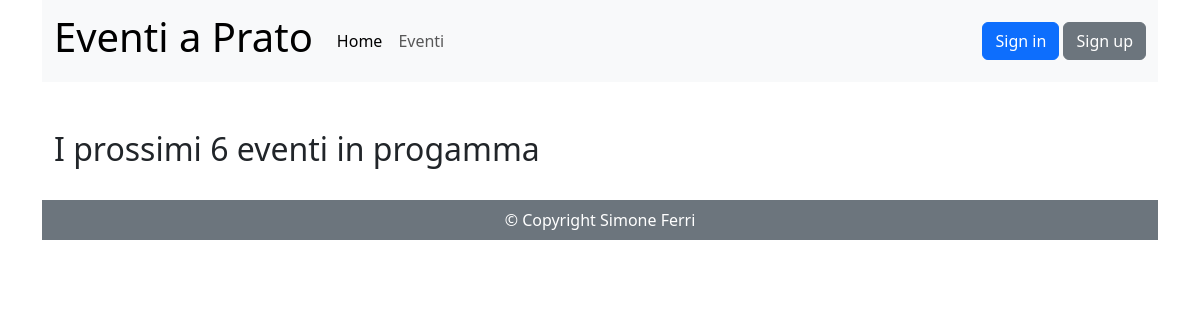
Before: / with the older database file.
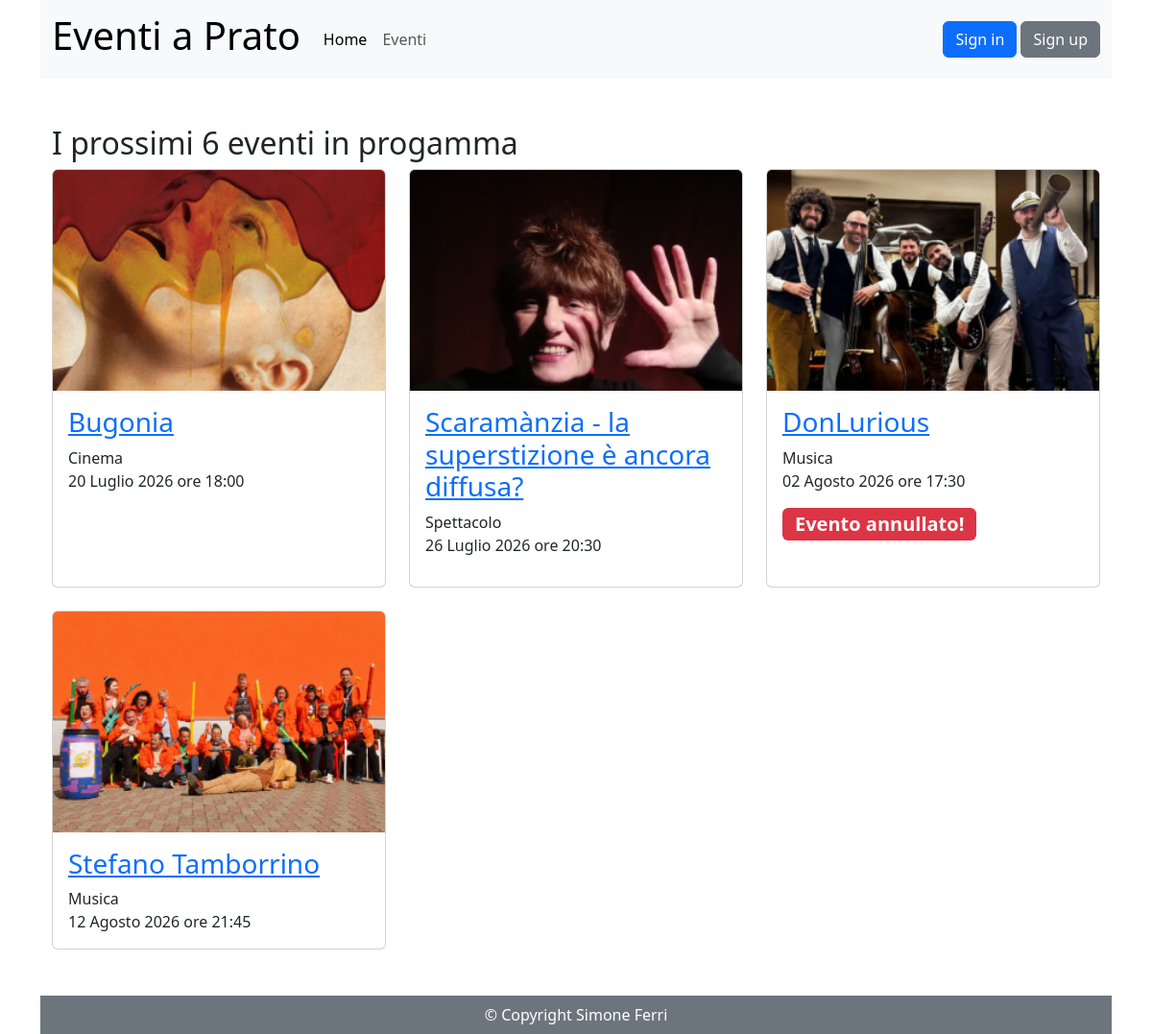
After: the same page with the newer database file.
### eventi_gestione/models.py (models this page shows, shortened)
class Eventi(models.Model):
    nome_evento = models.CharField(max_length=100)
    descrizione_evento = models.TextField()
    tipo_evento = models.ForeignKey(Tipologia,on_delete=models.CASCADE)
    luogo_evento = models.CharField(max_length=100)
    data_ora_evento = models.DateTimeField()
    immagine_evento = models.ImageField(upload_to='eventi/', blank=True, null=True)
    posti_prenotabili = models.PositiveIntegerField(null=True, blank=True)
    pubblicato = models.BooleanField(default=False, blank=True, null=True)
    annullato = models.BooleanField(default=False,blank=True, null=True)
    creatore = models.ForeignKey(CustomUser, on_delete=models.CASCADE, related_name='eventi_creati', limit_choices_to={'groups__name': 'redattori'})

class Tipologia(models.Model):
    nome_tipo = models.CharField(max_length=100)
    creatore = models.ForeignKey(CustomUser, on_delete=models.CASCADE, related_name='tipologie_create')
    def __str__(self):
        return self.nome_tipo

### eventi_pagine/views.py (the view, shortened to what this page needs)
# urls.py: path("", HomePageView.as_view(), name="home"),
class HomePageView(TemplateView):
    template_name = "home.html"
    def get_context_data(self, **kwargs):
        ora_attuale = timezone.now()
        context = super().get_context_data(**kwargs)
        context['eventi_prossimi'] = Eventi.objects.filter(data_ora_evento__gte=ora_attuale, pubblicato=True).order_by('data_ora_evento')[:6]
        return context

### eventi_pagine/templatetags/auth_extras.py (called while the page is built)
@register.filter(name='has_group')
def has_group(user, group_name):
    return user.groups.filter(name=group_name).exists()

### templates/home.html (shortened to what this page needs)
{% extends "base.html" %}
{% load auth_extras %}
{% block content %}
    <h2 class="mt-5">I prossimi 6 eventi in progamma</h2>
    <div class="row row-cols-1 row-cols-md-3 g-4">
    {% for evento in eventi_prossimi %}
        <div class="col">
            <div class="card h-100">
                {% if evento.immagine_evento %}
                    <img src="{{ evento.immagine_evento.url }}" class="card-img-top" alt="">
                {% endif %}
                <div class="card-body">
                    <h3 class="card-title" class="h5"><a href="{% url 'evento' evento.id %}">{{ evento.nome_evento }}</a></h3>
                    <p class="card-text">
                        {{ evento.tipo_evento}}<br>
                        {{ evento.data_ora_evento|date:"d F Y \o\r\e H:i" }}
                        {% if evento.annullato %}
                            <p class="badge bg-danger fs-5">Evento annullato!</p>
                        {% endif %}
                    </p>
                </div>
            </div>
        </div>
    {% endfor %}
</div>
{% endblock content %}

Changed rows visible on the page:
now on this page (row edited): Eventi: immagine_evento (picture), nome_evento "Bugonia", tipo_evento "Cinema", data_ora_evento "20 Luglio 2026 ore 18:00"
now on this page (row edited): Eventi: immagine_evento (picture), nome_evento "Scaramànzia - la superstizione è ancora diffusa?", tipo_evento "Spettacolo", data_ora_evento "26 Luglio 2026 ore 20:30"
now on this page (row edited): Eventi: immagine_evento (picture), nome_evento "DonLurious", tipo_evento "Musica", data_ora_evento "02 Agosto 2026 ore 17:30", annullato "Evento annullato!"
now on this page (row edited): Eventi: immagine_evento (picture), nome_evento "Stefano Tamborrino", tipo_evento "Musica", data_ora_evento "12 Agosto 2026 ore 21:45"
